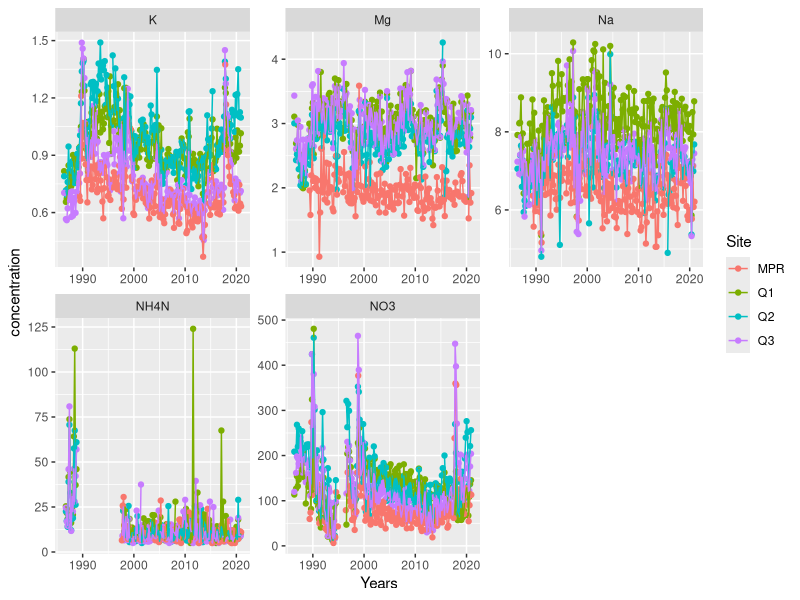
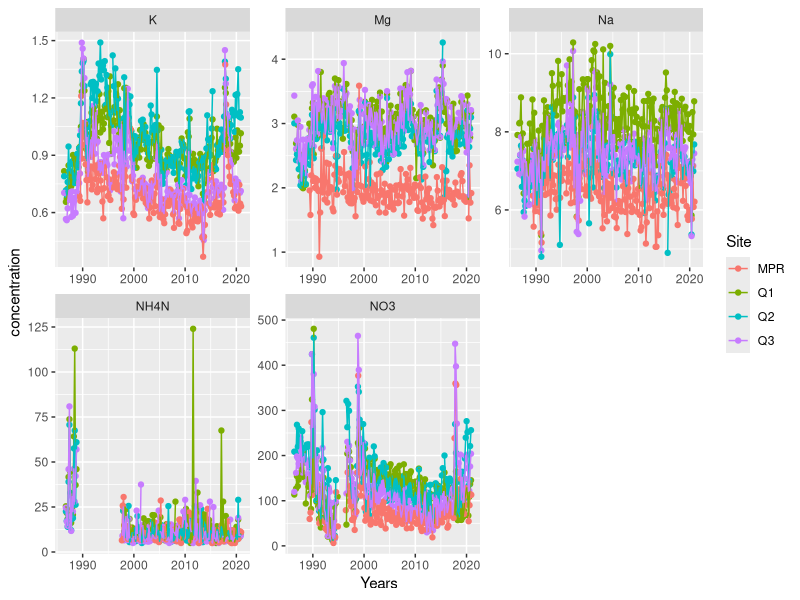

Recreate these plots in R, in order.
library(tidyverse)
site_water_chem_graph <- read_csv("output/output.csv")

# Suggestion: It may be helpful to include units in ion column names in output.csv. Ex. K_mgl.
# Also, I see a Na column but not a Ca column.

# Move ion names to their own column and ion concentrations to their own column ----
Figure_3_Reproduction <- site_water_chem_graph |>
  pivot_longer(
    cols = c(NH4N, Na, Mg, NO3, K),
    names_to = "ion",
    values_to = "concentration"
  )

# Priscilla's ggplot code for graphing ion concentrations for each site

ggplot(
  data = Figure_3_Reproduction,
  mapping = aes(
    x = window_start,
    y = concentration,
    color = Site
  )
) +
  geom_point() +
  geom_line() +
  scale_x_date(name = "Years") +
  facet_wrap(~ion, scales = "free") # splits into five graphs, one for each ion. scales = "free" allows y axis values to adjust to the proper scale for each graph
ggsave("scratch/figure-3-reproduction.png") # saves graph as .png in scratch file (I created a blank figure-3-reproduction.png file first)
